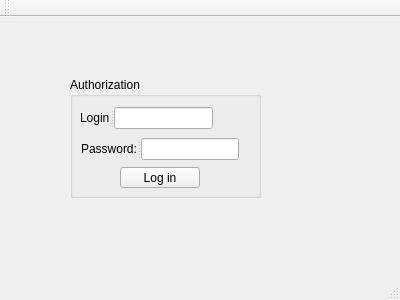
<?xml version="1.0" encoding="UTF-8"?>
<ui version="4.0">
 <class>MainWindow</class>
 <widget class="QMainWindow" name="MainWindow">
  <property name="geometry">
   <rect>
    <x>0</x>
    <y>0</y>
    <width>400</width>
    <height>300</height>
   </rect>
  </property>
  <property name="windowTitle">
   <string>MainWindow</string>
  </property>
  <widget class="QWidget" name="centralWidget">
   <widget class="QGroupBox" name="groupBox">
    <property name="geometry">
     <rect>
      <x>70</x>
      <y>60</y>
      <width>191</width>
      <height>121</height>
     </rect>
    </property>
    <property name="title">
     <string>Authorization</string>
    </property>
    <widget class="QPushButton" name="pushButton">
     <property name="geometry">
      <rect>
       <x>50</x>
       <y>90</y>
       <width>80</width>
       <height>21</height>
      </rect>
     </property>
     <property name="text">
      <string>Log in</string>
     </property>
    </widget>
    <widget class="QSplitter" name="splitter">
     <property name="geometry">
      <rect>
       <x>10</x>
       <y>30</y>
       <width>133</width>
       <height>22</height>
      </rect>
     </property>
     <property name="orientation">
      <enum>Qt::Horizontal</enum>
     </property>
     <widget class="QLabel" name="label">
      <property name="text">
       <string>Login</string>
      </property>
     </widget>
     <widget class="QLineEdit" name="Login"/>
    </widget>
    <widget class="QSplitter" name="splitter_2">
     <property name="geometry">
      <rect>
       <x>11</x>
       <y>61</y>
       <width>158</width>
       <height>22</height>
      </rect>
     </property>
     <property name="orientation">
      <enum>Qt::Horizontal</enum>
     </property>
     <widget class="QLabel" name="label_2">
      <property name="text">
       <string>Password:</string>
      </property>
     </widget>
     <widget class="QLineEdit" name="Pass"/>
    </widget>
   </widget>
  </widget>
  <widget class="QMenuBar" name="menuBar">
   <property name="geometry">
    <rect>
     <x>0</x>
     <y>0</y>
     <width>400</width>
     <height>20</height>
    </rect>
   </property>
  </widget>
  <widget class="QToolBar" name="mainToolBar">
   <attribute name="toolBarArea">
    <enum>TopToolBarArea</enum>
   </attribute>
   <attribute name="toolBarBreak">
    <bool>false</bool>
   </attribute>
  </widget>
  <widget class="QStatusBar" name="statusBar"/>
 </widget>
 <layoutdefault spacing="6" margin="11"/>
 <resources/>
 <connections/>
</ui>
